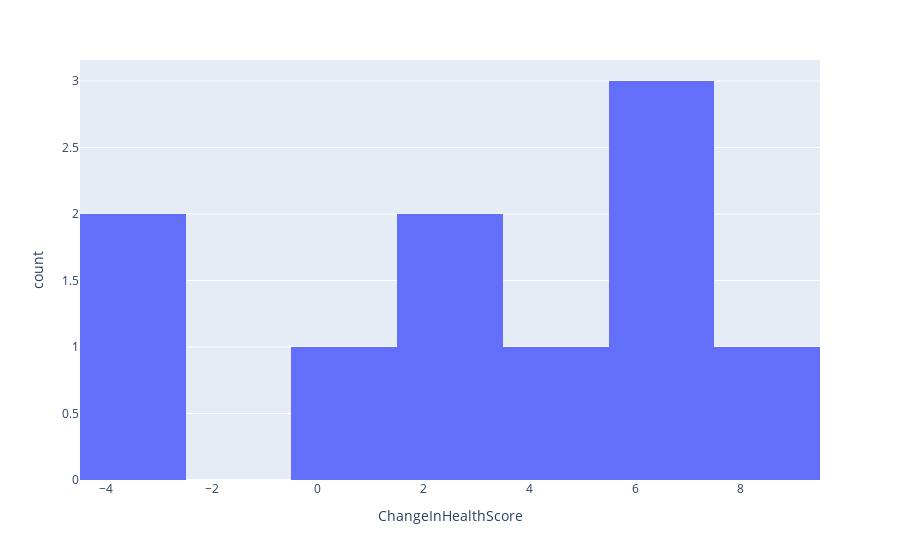

Here is the notebook cell this chart was saved with:
### Markdown cell above
##### The problem
We want to know if this new vaccine created by AliTech improves the health of the patients that take it. For this to be true, we need to be confident that the drug has some positive effect on the patient that takes it. In other words, we need to be able to reject the null hypothesis, the fact that the vaccine may have no effect.

Lets first plot our sample data and see if we notice any trends.

### Code cell
import pandas as pd
import plotly.express as px
import numpy as np
import plotly.figure_factory as ff

np.random.seed(1000)

vaccine_data = pd.read_csv('vaccine_data.csv')
vaccine_data['ChangeInHealthScore'] = vaccine_data['FinalHealthScore'] - vaccine_data['InitialHealthScore']

fig = px.histogram(vaccine_data, x="ChangeInHealthScore", nbins=10)
fig.show()

### Figure 1 — Plotly figure (JSON) as saved in the notebook; plotly's stock layout.template omitted (floating-point values rounded to 4 significant figures)
{"data": [{"alignmentgroup": "True", "bingroup": "x", "hovertemplate": "ChangeInHealthScore=%{x}<br>count=%{y}<extra></extra>", "legendgroup": "", "marker": {"color": "#636efa", "pattern": {"shape": ""}}, "name": "", "nbinsx": 10, "offsetgroup": "", "orientation": "v", "showlegend": false, "type": "histogram", "x": [2, 8, -3, 5, 3, 6, 7, -3, 7, 1], "xaxis": "x", "yaxis": "y"}], "layout": {"barmode": "relative", "legend": {"tracegroupgap": 0}, "margin": {"t": 60}, "xaxis": {"anchor": "y", "domain": [0, 1], "title": {"text": "ChangeInHealthScore"}}, "yaxis": {"anchor": "x", "domain": [0, 1], "title": {"text": "count"}}}}
